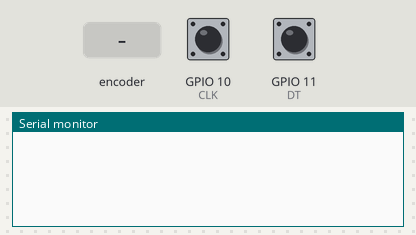
The sketch below on a simulated ESP32-S3. Parts: the last lines printed to the serial monitor. Inputs (shaded band) come from the test bench; at power-on: GPIO 10 (CLK) HIGH, GPIO 11 (DT) HIGH.

Above: at 1.2 s.
1.3 s: rotary encoder on GPIO 10 (CLK) / GPIO 11 (DT) turned 1 step (first pin leading)
At 2.2 s:
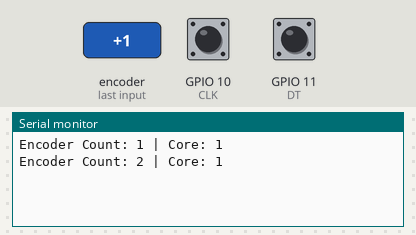
3.0 s: rotary encoder on GPIO 10 (CLK) / GPIO 11 (DT) turned 1 step (first pin leading)
At 3.6 s:
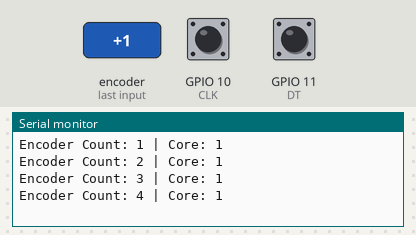
Timing chart, 0 to 6.0 s (numbered marks = the images above; inputs shaded):
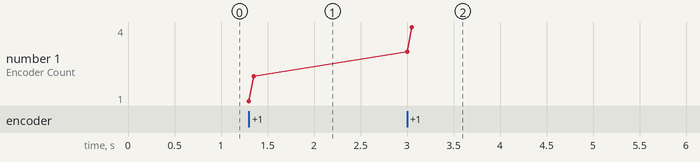

The sketch:

TaskEncoder.ino
```cpp
#define CLK 10
#define DT 11
int lastStateCLK, counter = 0;

void TaskEncoder(void *pvParameters) {
  pinMode(CLK, INPUT);
  pinMode(DT, INPUT);
  lastStateCLK = digitalRead(CLK);
  while (1) {
    int currentStateCLK = digitalRead(CLK);
    if (currentStateCLK != lastStateCLK) {
      if (digitalRead(DT) != currentStateCLK) counter++;
      else counter--;
      Serial.printf("Encoder Count: %d | Core: %d\n", counter, xPortGetCoreID());
    }
    lastStateCLK = currentStateCLK;
    vTaskDelay(10 / portTICK_PERIOD_MS);
  }
}

void setup() {
  Serial.begin(115200);

  // Core 1
  xTaskCreatePinnedToCore(TaskEncoder, "TaskEncoder_Core1", 2000, NULL, 4, NULL, 1);
}

void loop() {}
```

Measured:
- after the input at 1.3 s, the serial monitor: prints a new line at once (image 1)
- after the input at 3.0 s, the serial monitor: prints a new line at once (image 2)
- plotted number 1: 2 → 4 after the input at 3.0 s
